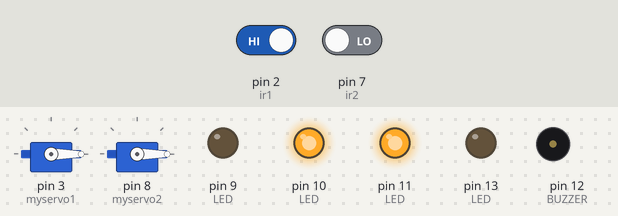
A sketch run on a simulated Arduino Uno, built with avr-gcc and run on an emulated ATmega328P. On the bench: 2 × servo, output pins drawn as LEDs (lit = HIGH), buzzer (waves = sounding, pin HIGH). The test bench sets the inputs (shaded band); at power-on: pin 2 (ir1) HIGH, pin 7 (ir2) LOW.

Above: at 1.2 s.
1.3 s: pin 2 (ir1) driven LOW
At 2.1 s:
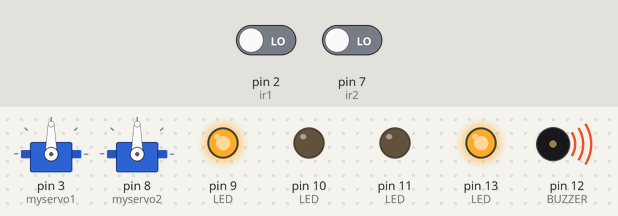
2.8 s: pin 2 (ir1) driven HIGH
At 3.3 s:
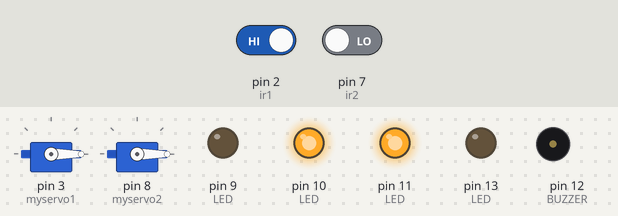
Timing chart, 0 to 5.8 s (numbered marks = the images above; inputs shaded):
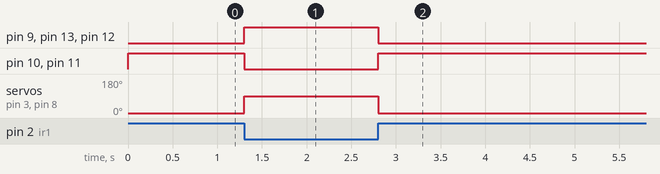

The sketch:

azrul.ino
```cpp
#include <Servo.h>

int ir1 = 2;
int ir2 = 7;

Servo myservo1;
Servo myservo2;

void setup() {
  pinMode(ir1, INPUT);
  pinMode(ir2, INPUT);
  pinMode(13, OUTPUT); // LED
  pinMode(12, OUTPUT); // BUZZER
  pinMode(11, OUTPUT); // LED
  pinMode(10, OUTPUT); // LED
  pinMode(9, OUTPUT);  // LED

  myservo1.attach(3);  // Attach servo 1 to pin 3
  myservo2.attach(8);  // Attach servo 2 to pin 5
}

void loop() {
  if (digitalRead(ir1) == LOW) {
    myservo2.write(90);  // Set servo 2 at 90 degrees
    myservo1.write(90);  // Set servo 1 at 90 degrees
    digitalWrite(13, HIGH); // Turn on LED
    digitalWrite(12, HIGH); // Turn on Buzzer
    digitalWrite(11, LOW);  // Turn off LED
    digitalWrite(10, LOW);  // Turn off LED
    digitalWrite(9, HIGH);  // Turn on LED
  } else if (digitalRead(ir2) == LOW) {
    myservo2.write(0);  // Set servo 2 at 0 degrees
    myservo1.write(0);  // Set servo 1 at 0 degrees
    digitalWrite(13, LOW);  // Turn off LED
    digitalWrite(12, LOW);  // Turn off Buzzer
    digitalWrite(11, HIGH); // Turn on LED
    digitalWrite(10, HIGH); // Turn on LED
    digitalWrite(9, LOW);  // Turn off LED
  }
}
```

Measured:
- after the input at 1.3 s, pin 9 (LED), pin 13 (LED), pin 12 (BUZZER): LOW → HIGH at once; pin 10 (LED), pin 11 (LED): HIGH → LOW at once; servo on pin 3 (myservo1), servo on pin 8 (myservo2): 0° → 90° at once
- after the input at 2.8 s, pin 9 (LED), pin 13 (LED), pin 12 (BUZZER): HIGH → LOW at once; pin 10 (LED), pin 11 (LED): LOW → HIGH at once; servo on pin 3 (myservo1), servo on pin 8 (myservo2): 90° → 0° at once
